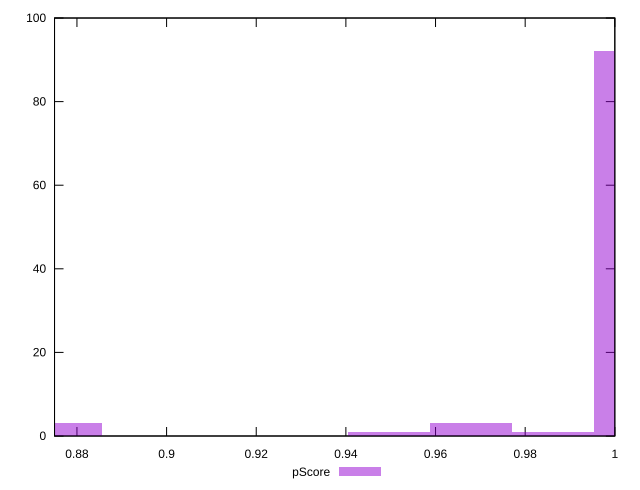

Generate this figure with gnuplot:
reset

$pScore <<EOF
1.0043775522933343 92
0.8765476820014553 3
0.9495933221682432 1
0.9678547322099402 3
0.9861161422516371 1
EOF

set key outside below
set boxwidth 0.018261410041696985
set xrange [0.875:1]
set yrange [0:100]
set trange [0:100]
set style fill transparent solid 0.5 noborder
set terminal svg size 640, 490 enhanced background rgb 'white'
set output "reports/report_00028_2021-02-24T12-49-42.674Z/unused-css-rules/samples/card/pScore/histogram.svg"

plot $pScore title "pScore" with boxes

reset
